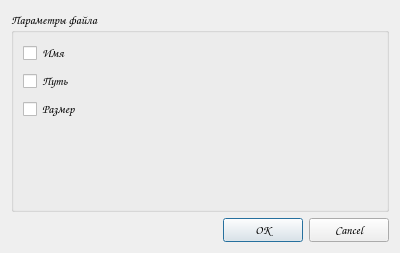
<?xml version="1.0" encoding="UTF-8"?>
<ui version="4.0">
 <class>SettingsDialog</class>
 <widget class="QDialog" name="SettingsDialog">
  <property name="geometry">
   <rect>
    <x>0</x>
    <y>0</y>
    <width>400</width>
    <height>253</height>
   </rect>
  </property>
  <property name="font">
   <font>
    <family>Comic Sans MS</family>
   </font>
  </property>
  <property name="windowTitle">
   <string>Dialog</string>
  </property>
  <layout class="QVBoxLayout" name="verticalLayout">
   <item>
    <widget class="QGroupBox" name="groupBox">
     <property name="font">
      <font>
       <family>Comic Sans MS</family>
      </font>
     </property>
     <property name="title">
      <string>Параметры файла</string>
     </property>
     <layout class="QVBoxLayout" name="verticalLayout_2">
      <item>
       <widget class="QCheckBox" name="nameCheck">
        <property name="text">
         <string>Имя</string>
        </property>
       </widget>
      </item>
      <item>
       <widget class="QCheckBox" name="pathCheck">
        <property name="text">
         <string>Путь</string>
        </property>
       </widget>
      </item>
      <item>
       <widget class="QCheckBox" name="sizeCheck">
        <property name="text">
         <string>Размер</string>
        </property>
       </widget>
      </item>
      <item>
       <spacer name="verticalSpacer">
        <property name="orientation">
         <enum>Qt::Vertical</enum>
        </property>
        <property name="sizeHint" stdset="0">
         <size>
          <width>20</width>
          <height>40</height>
         </size>
        </property>
       </spacer>
      </item>
      <item>
       <widget class="QLabel" name="stopLbl">
        <property name="font">
         <font>
          <family>Comic Sans MS</family>
          <pointsize>12</pointsize>
         </font>
        </property>
        <property name="text">
         <string/>
        </property>
       </widget>
      </item>
     </layout>
    </widget>
   </item>
   <item>
    <widget class="QDialogButtonBox" name="buttonBox">
     <property name="orientation">
      <enum>Qt::Horizontal</enum>
     </property>
     <property name="standardButtons">
      <set>QDialogButtonBox::Cancel|QDialogButtonBox::Ok</set>
     </property>
    </widget>
   </item>
  </layout>
 </widget>
 <resources/>
 <connections>
  <connection>
   <sender>buttonBox</sender>
   <signal>accepted()</signal>
   <receiver>SettingsDialog</receiver>
   <slot>accept()</slot>
   <hints>
    <hint type="sourcelabel">
     <x>248</x>
     <y>254</y>
    </hint>
    <hint type="destinationlabel">
     <x>157</x>
     <y>274</y>
    </hint>
   </hints>
  </connection>
  <connection>
   <sender>buttonBox</sender>
   <signal>rejected()</signal>
   <receiver>SettingsDialog</receiver>
   <slot>reject()</slot>
   <hints>
    <hint type="sourcelabel">
     <x>316</x>
     <y>260</y>
    </hint>
    <hint type="destinationlabel">
     <x>286</x>
     <y>274</y>
    </hint>
   </hints>
  </connection>
 </connections>
</ui>
